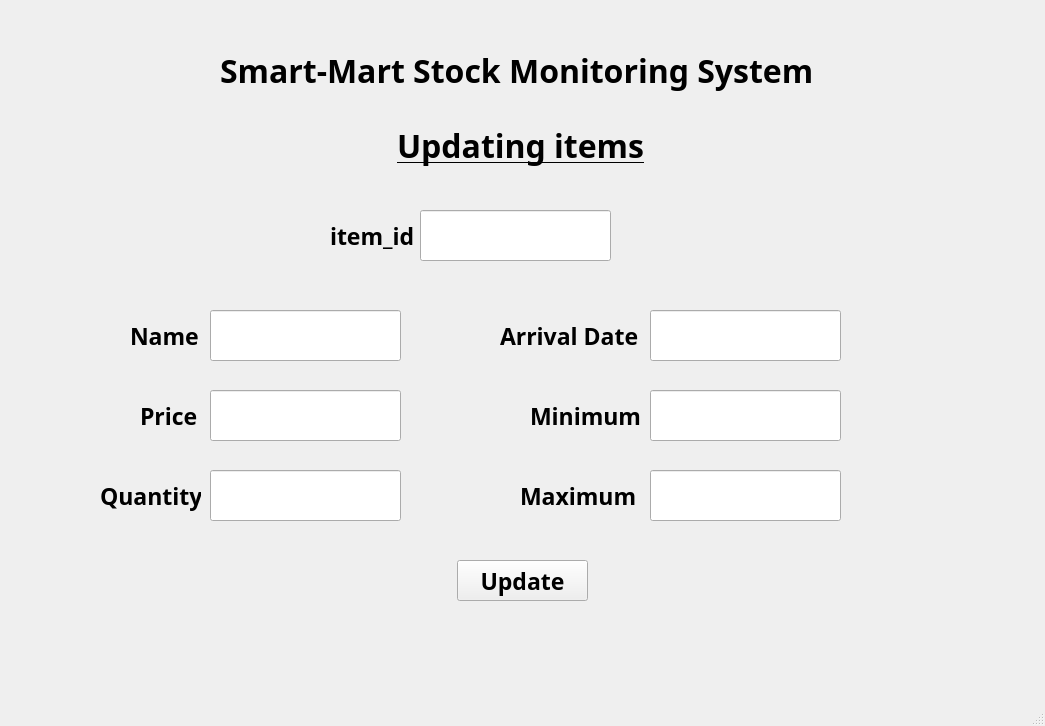
<?xml version="1.0" encoding="UTF-8"?>
<ui version="4.0">
 <class>MainWindow</class>
 <widget class="QMainWindow" name="MainWindow">
  <property name="geometry">
   <rect>
    <x>0</x>
    <y>0</y>
    <width>1045</width>
    <height>726</height>
   </rect>
  </property>
  <property name="windowTitle">
   <string>MainWindow</string>
  </property>
  <widget class="QWidget" name="centralwidget">
   <widget class="QLabel" name="smartMartLabel">
    <property name="geometry">
     <rect>
      <x>220</x>
      <y>10</y>
      <width>621</width>
      <height>121</height>
     </rect>
    </property>
    <property name="font">
     <font>
      <family>Segoe UI Black</family>
      <pointsize>24</pointsize>
      <weight>75</weight>
      <italic>false</italic>
      <bold>true</bold>
      <strikeout>false</strikeout>
      <kerning>true</kerning>
     </font>
    </property>
    <property name="text">
     <string>Smart-Mart Stock Monitoring System</string>
    </property>
    <property name="buddy">
     <cstring>itemID</cstring>
    </property>
   </widget>
   <widget class="QLabel" name="smartMartLabel_2">
    <property name="geometry">
     <rect>
      <x>397</x>
      <y>110</y>
      <width>251</width>
      <height>71</height>
     </rect>
    </property>
    <property name="font">
     <font>
      <family>Segoe UI Black</family>
      <pointsize>24</pointsize>
      <weight>75</weight>
      <italic>false</italic>
      <bold>true</bold>
      <underline>true</underline>
      <strikeout>false</strikeout>
      <kerning>true</kerning>
     </font>
    </property>
    <property name="text">
     <string>Updating items</string>
    </property>
   </widget>
   <widget class="QLineEdit" name="itemID">
    <property name="geometry">
     <rect>
      <x>420</x>
      <y>210</y>
      <width>191</width>
      <height>51</height>
     </rect>
    </property>
   </widget>
   <widget class="QLineEdit" name="itemName">
    <property name="geometry">
     <rect>
      <x>210</x>
      <y>310</y>
      <width>191</width>
      <height>51</height>
     </rect>
    </property>
   </widget>
   <widget class="QLineEdit" name="itemPrice">
    <property name="geometry">
     <rect>
      <x>210</x>
      <y>390</y>
      <width>191</width>
      <height>51</height>
     </rect>
    </property>
   </widget>
   <widget class="QLineEdit" name="itemMin">
    <property name="geometry">
     <rect>
      <x>650</x>
      <y>390</y>
      <width>191</width>
      <height>51</height>
     </rect>
    </property>
   </widget>
   <widget class="QLineEdit" name="itemArrDate">
    <property name="geometry">
     <rect>
      <x>650</x>
      <y>310</y>
      <width>191</width>
      <height>51</height>
     </rect>
    </property>
   </widget>
   <widget class="QLineEdit" name="itemMax">
    <property name="geometry">
     <rect>
      <x>650</x>
      <y>470</y>
      <width>191</width>
      <height>51</height>
     </rect>
    </property>
   </widget>
   <widget class="QLineEdit" name="itemQty">
    <property name="geometry">
     <rect>
      <x>210</x>
      <y>470</y>
      <width>191</width>
      <height>51</height>
     </rect>
    </property>
   </widget>
   <widget class="QLabel" name="smartMartLabel_3">
    <property name="geometry">
     <rect>
      <x>330</x>
      <y>220</y>
      <width>91</width>
      <height>31</height>
     </rect>
    </property>
    <property name="font">
     <font>
      <family>Segoe UI Black</family>
      <pointsize>17</pointsize>
      <weight>75</weight>
      <italic>false</italic>
      <bold>true</bold>
      <underline>false</underline>
      <strikeout>false</strikeout>
      <kerning>true</kerning>
     </font>
    </property>
    <property name="text">
     <string>item_id</string>
    </property>
    <property name="buddy">
     <cstring>itemID</cstring>
    </property>
   </widget>
   <widget class="QLabel" name="smartMartLabel_4">
    <property name="geometry">
     <rect>
      <x>130</x>
      <y>320</y>
      <width>71</width>
      <height>31</height>
     </rect>
    </property>
    <property name="font">
     <font>
      <family>Segoe UI Black</family>
      <pointsize>17</pointsize>
      <weight>75</weight>
      <italic>false</italic>
      <bold>true</bold>
      <underline>false</underline>
      <strikeout>false</strikeout>
      <kerning>true</kerning>
     </font>
    </property>
    <property name="text">
     <string>Name</string>
    </property>
    <property name="buddy">
     <cstring>itemName</cstring>
    </property>
   </widget>
   <widget class="QLabel" name="smartMartLabel_5">
    <property name="geometry">
     <rect>
      <x>520</x>
      <y>480</y>
      <width>121</width>
      <height>31</height>
     </rect>
    </property>
    <property name="font">
     <font>
      <family>Segoe UI Black</family>
      <pointsize>17</pointsize>
      <weight>75</weight>
      <italic>false</italic>
      <bold>true</bold>
      <underline>false</underline>
      <strikeout>false</strikeout>
      <kerning>true</kerning>
     </font>
    </property>
    <property name="text">
     <string>Maximum</string>
    </property>
    <property name="buddy">
     <cstring>itemMax</cstring>
    </property>
   </widget>
   <widget class="QLabel" name="smartMartLabel_6">
    <property name="geometry">
     <rect>
      <x>530</x>
      <y>400</y>
      <width>111</width>
      <height>31</height>
     </rect>
    </property>
    <property name="font">
     <font>
      <family>Segoe UI Black</family>
      <pointsize>17</pointsize>
      <weight>75</weight>
      <italic>false</italic>
      <bold>true</bold>
      <underline>false</underline>
      <strikeout>false</strikeout>
      <kerning>true</kerning>
     </font>
    </property>
    <property name="text">
     <string>Minimum </string>
    </property>
    <property name="buddy">
     <cstring>itemMin</cstring>
    </property>
   </widget>
   <widget class="QLabel" name="smartMartLabel_7">
    <property name="geometry">
     <rect>
      <x>140</x>
      <y>400</y>
      <width>61</width>
      <height>31</height>
     </rect>
    </property>
    <property name="font">
     <font>
      <family>Segoe UI Black</family>
      <pointsize>17</pointsize>
      <weight>75</weight>
      <italic>false</italic>
      <bold>true</bold>
      <underline>false</underline>
      <strikeout>false</strikeout>
      <kerning>true</kerning>
     </font>
    </property>
    <property name="text">
     <string>Price</string>
    </property>
    <property name="buddy">
     <cstring>itemPrice</cstring>
    </property>
   </widget>
   <widget class="QLabel" name="smartMartLabel_8">
    <property name="geometry">
     <rect>
      <x>500</x>
      <y>320</y>
      <width>141</width>
      <height>31</height>
     </rect>
    </property>
    <property name="font">
     <font>
      <family>Segoe UI Black</family>
      <pointsize>17</pointsize>
      <weight>75</weight>
      <italic>false</italic>
      <bold>true</bold>
      <underline>false</underline>
      <strikeout>false</strikeout>
      <kerning>true</kerning>
     </font>
    </property>
    <property name="text">
     <string>Arrival Date</string>
    </property>
    <property name="buddy">
     <cstring>itemArrDate</cstring>
    </property>
   </widget>
   <widget class="QLabel" name="smartMartLabel_9">
    <property name="geometry">
     <rect>
      <x>100</x>
      <y>480</y>
      <width>101</width>
      <height>31</height>
     </rect>
    </property>
    <property name="font">
     <font>
      <family>Segoe UI Black</family>
      <pointsize>17</pointsize>
      <weight>75</weight>
      <italic>false</italic>
      <bold>true</bold>
      <underline>false</underline>
      <strikeout>false</strikeout>
      <kerning>true</kerning>
     </font>
    </property>
    <property name="text">
     <string>Quantity</string>
    </property>
    <property name="buddy">
     <cstring>itemQty</cstring>
    </property>
   </widget>
   <widget class="QPushButton" name="updateBtn">
    <property name="geometry">
     <rect>
      <x>457</x>
      <y>560</y>
      <width>131</width>
      <height>41</height>
     </rect>
    </property>
    <property name="font">
     <font>
      <family>Segoe UI Black</family>
      <pointsize>17</pointsize>
      <weight>75</weight>
      <bold>true</bold>
     </font>
    </property>
    <property name="text">
     <string>Update</string>
    </property>
   </widget>
  </widget>
  <widget class="QMenuBar" name="menubar">
   <property name="geometry">
    <rect>
     <x>0</x>
     <y>0</y>
     <width>1045</width>
     <height>21</height>
    </rect>
   </property>
  </widget>
  <widget class="QStatusBar" name="statusbar"/>
 </widget>
 <resources/>
 <connections/>
</ui>
